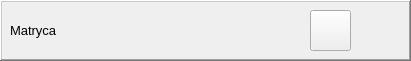
  <widget class="QFrame" name="frame_5">
   <property name="geometry">
    <rect>
     <x>10</x>
     <y>220</y>
     <width>411</width>
     <height>61</height>
    </rect>
   </property>
   <property name="frameShape">
    <enum>QFrame::WinPanel</enum>
   </property>
   <property name="frameShadow">
    <enum>QFrame::Raised</enum>
   </property>
   <widget class="QLabel" name="labelMatryca">
    <property name="geometry">
     <rect>
      <x>110</x>
      <y>10</y>
      <width>181</width>
      <height>41</height>
     </rect>
    </property>
    <property name="minimumSize">
     <size>
      <width>0</width>
      <height>31</height>
     </size>
    </property>
    <property name="font">
     <font>
      <family>MS Shell Dlg 2</family>
      <pointsize>10</pointsize>
      <weight>75</weight>
      <bold>true</bold>
     </font>
    </property>
    <property name="styleSheet">
     <string notr="true"/>
    </property>
    <property name="text">
     <string/>
    </property>
    <property name="scaledContents">
     <bool>true</bool>
    </property>
    <property name="alignment">
     <set>Qt::AlignLeading|Qt::AlignLeft|Qt::AlignVCenter</set>
    </property>
   </widget>
   <widget class="QPushButton" name="pushButton_9">
    <property name="geometry">
     <rect>
      <x>310</x>
      <y>10</y>
      <width>41</width>
      <height>41</height>
     </rect>
    </property>
    <property name="sizePolicy">
     <sizepolicy hsizetype="Fixed" vsizetype="Minimum">
      <horstretch>0</horstretch>
      <verstretch>0</verstretch>
     </sizepolicy>
    </property>
    <property name="font">
     <font>
      <pointsize>10</pointsize>
     </font>
    </property>
    <property name="text">
     <string/>
    </property>
    <property name="icon">
     <iconset resource="zasoby.qrc">
      <normaloff>:/zasoby/select.png</normaloff>:/zasoby/select.png</iconset>
    </property>
    <property name="iconSize">
     <size>
      <width>39</width>
      <height>39</height>
     </size>
    </property>
   </widget>
   <widget class="QLabel" name="label_10">
    <property name="geometry">
     <rect>
      <x>10</x>
      <y>10</y>
      <width>101</width>
      <height>41</height>
     </rect>
    </property>
    <property name="font">
     <font>
      <family>MS Shell Dlg 2</family>
      <pointsize>10</pointsize>
     </font>
    </property>
    <property name="text">
     <string>Matryca</string>
    </property>
   </widget>
  </widget>
